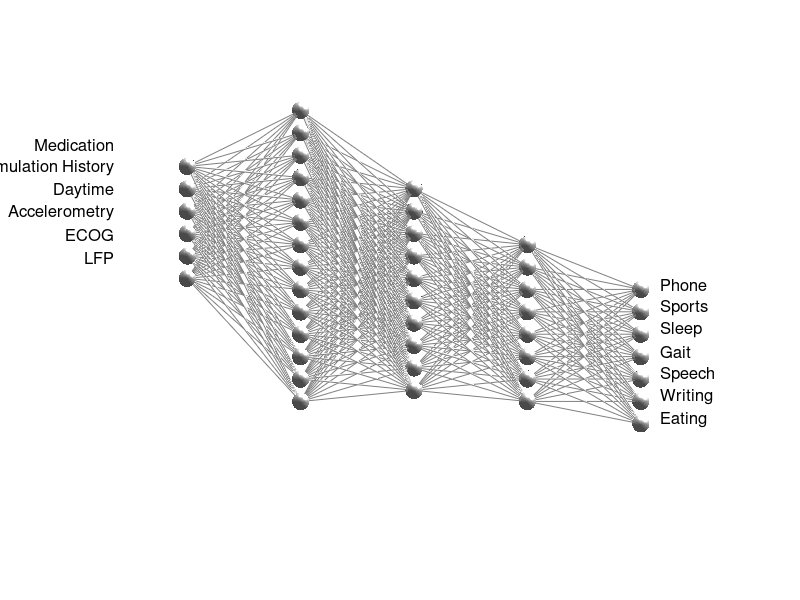

Source code (MATLAB): (Note: this script raises an error after producing the figure.)
function wjn_nn_3D_plotter(cc)
%%
clear 
close all
ni = 6;
nh =[14 10 8];
no = 7;
%  inputs = {'\theta','\beta','\gamma' '\theta','\beta','\gamma' '\theta','\beta','\gamma' };
inputs={'LFP','ECOG','Accelerometry','Daytime','Stimulation History','Medication'};

%  inputs = [strcat('premotor ',inputs) strcat('motor  ',inputs) strcat('sensory  ',inputs)];
outputs = {'Eating','Writing','Speech','Gait','Sleep','Sports','Phone'};
% inputs=outputs;
% outputs={'Direction','Amplitude','Pulse Width','Frequency'}
 nah = [ni nh no];
mh = max(nah);
dx = 2*mh/length(nah);
if ~exist('cc','var')
    cc = [.8 .8 .8];
end
cc=repmat(cc,[30,1]);

[x,y,z] = sphere(50);
r = .35;
figure
% set(gcf,'color','k')
% set(gcf, 'InvertHardcopy', 'off')
for a = 1:length(nah)
        if a>1
            dd = dd+((nah(a-1)-nah(a))/2);
        else
            dd=0;
        end
     for b = 1:nah(a)
        xs(a)=dx*a;
        zs(a,b)=dd+b;
        s=surf(xs(a)+x.*r,y.*r,zs(a,b)+z.*r,'FaceColor',cc(a,:),'LineStyle','none');
%     s.FaceLighting = 'none';
%     s.FaceAlpha = .5;
        hold on
        if a>1
            for c = 1:nah(a-1)
                plot3([xs(a-1) xs(a)],[0 0],[zs(a-1,c) zs(a,b)],'color',[.5 .5 .5])
            end
        end
    
    end
end
set(gca,'color','k')

camlight
% light('Position',[0 0 0])
% shading interp
lighting('gouraud')
axis equal
axis off
xlim([min(xs)-1 xs(end)+1])
zlim([min(min(zs))-1 max(max(zs))+1])
grid off
box off
view(0,0)
% 
% for a = 1:length(fbands)
%     if a==1
%         fbands{a}='raw';
%     elseif a==2
%         fbands{a}='variance';
%     end
% end
for a = 1:length(inputs)
    text(2,0,zs(1,a),inputs{a},'color','k','HorizontalAlignment','right','FontSize',12)
end
% outputs = {'bradykinesia','tremor','dyskinesia','walking','freezing','dysarthria'};


for a = length(outputs):-1:1;
text(xs(end)+1,0,zs(end,a)+.5,outputs{a},'color','k','HorizontalAlignment','left','FontSize',12)
end
camlight
lighting('flat')
view(-35,-25)
figone(20,40)
% xlim([3.8 25])
% zlim([-2 11])
% myprint('nn_parameters')
